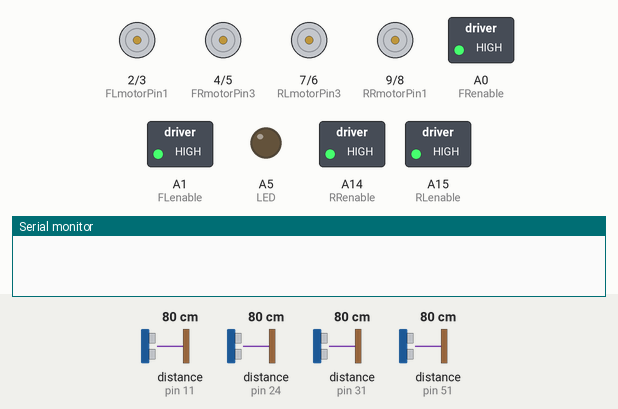
Simulated run of this sketch. Board: Arduino Mega 2560, built with avr-gcc and run on an emulated ATmega2560. Shown: motor-driver pin pairs drawn as motors (green arrow = first pin HIGH = forward, orange = second pin HIGH = backward, longer = more drive), switched loads named in the sketch (green lamp = pin HIGH), output pins drawn as LEDs (lit = HIGH), the last lines printed to the serial monitor. The inputs (shaded band) are chosen by the test bench; at power-on: distance to the obstacle (sensors on pin 31, pin 11, pin 24, pin 51) 80 cm. The echo pulse lasts 58.3 µs per cm; pins used as bus, display or sensor lines are not drawn.

Above: at 13.2 s.
13.3 s: distance to the obstacle (sensor on pin 31) set to 34 cm
16.0 s: distance to the obstacle (sensor on pin 31) set to 27 cm
At 16.4 s:
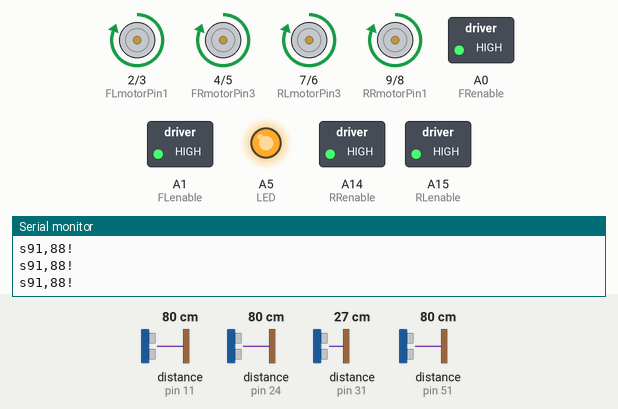
17.6 s: distance to the obstacle (sensor on pin 31) set to 35 cm
At 18.8 s:
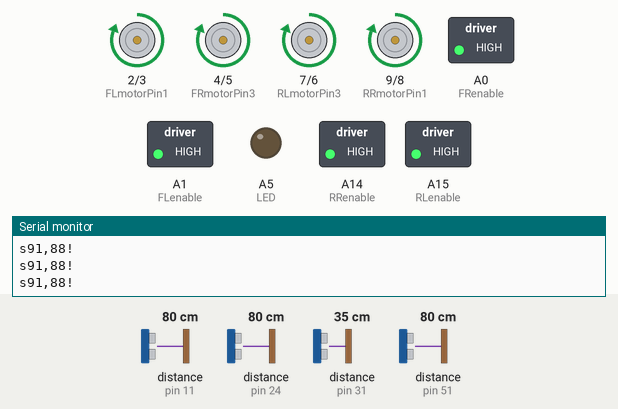
19.1 s: distance to the obstacle (sensor on pin 11) set to 19 cm
20.6 s: distance to the obstacle (sensor on pin 11) set to 15 cm
At 21.5 s:
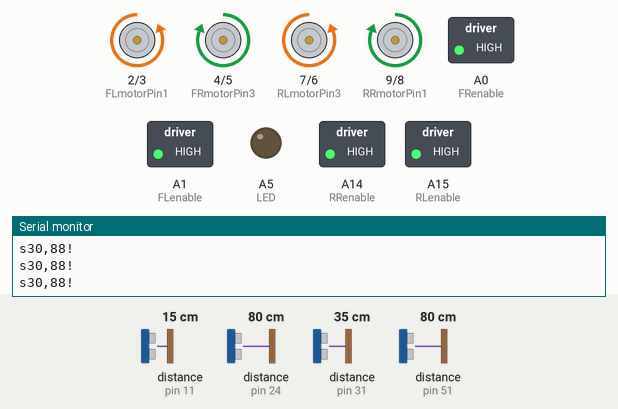
23.7 s: distance to the obstacle (sensor on pin 11) set to 18 cm
At 25.3 s:
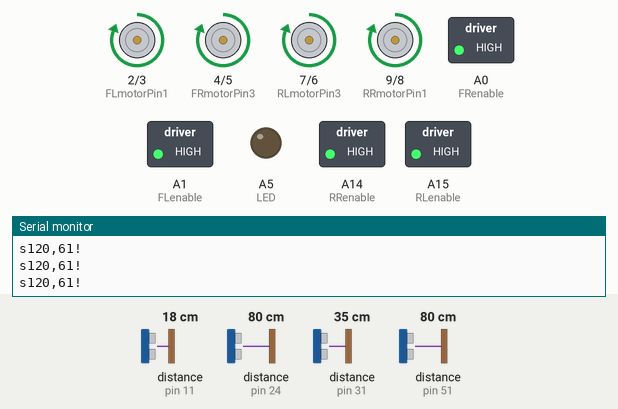
Timing chart, 0 to 26.8 s (numbered marks = the images above; inputs shaded):
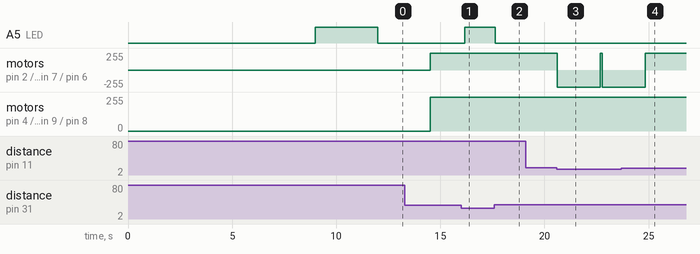

The sketch:

BlueTooth_Scanning.ino
```cpp
const int LED = A5;

const int FLenable = A1;
const int FRenable = A0;
const int RLenable = A15;
const int RRenable = A14;

// Front Left Motor
const int FLmotorPin1  = 2;  // Pin 14 of L293
const int FLmotorPin2  = 3;  // Pin 10 of L293
// Front Right Motor
const int FRmotorPin3  = 4; // Pin  7 of L293
const int FRmotorPin4  = 5;  // Pin  2 of L293
// Rear Left Motor
const int RLmotorPin3 = 7;
const int RLmotorPin4 = 6;
// Rear Right Motor
const int RRmotorPin1 = 9;
const int RRmotorPin2 = 8;

// UltraSonic Sensors
const int FLtrigPin = 53;
const int FLechoPin = 51;
const int FRtrigPin = 12;
const int FRechoPin = 11;
const int LefttrigPin = 33;
const int LeftechoPin = 31;
const int RighttrigPin = 26;
const int RightechoPin = 24;

float duration, distance;
int selfX, selfY, boxX, boxY;;
enum direct {WEST, SOUTH, EAST, NORTH};
direct facing;

float getDistance(int, int);

// Driving Functions
void driveStraight();
void turnLeft();
void powerOff();

// Indication functions
void startLights();
void printSelf();
void sendBox();

void setup(){

  Serial.begin(9600);

  pinMode(FLtrigPin, OUTPUT);
  pinMode(FLechoPin, INPUT);
  pinMode(FRtrigPin, OUTPUT);
  pinMode(FRechoPin, INPUT);
  pinMode(LefttrigPin, OUTPUT);
  pinMode(LeftechoPin, INPUT);
  pinMode(RighttrigPin, OUTPUT);
  pinMode(RightechoPin, INPUT);


    //Set pins as outputs
    pinMode(LED, OUTPUT);
    pinMode(FLenable, OUTPUT);
    pinMode(FRenable, OUTPUT);
    pinMode(RLenable, OUTPUT);
    pinMode(RRenable, OUTPUT);
    pinMode(FLmotorPin1, OUTPUT);   // FL FWD
    pinMode(FLmotorPin2, OUTPUT);
    pinMode(FRmotorPin3, OUTPUT);   // FR FWD
    pinMode(FRmotorPin4, OUTPUT);
    pinMode(RLmotorPin3, OUTPUT);   // RL FWD
    pinMode(RLmotorPin4, OUTPUT);
    pinMode(RRmotorPin1, OUTPUT);   // RR FWD
    pinMode(RRmotorPin2, OUTPUT);

    //enable
    analogWrite(FLenable, 255);
    analogWrite(FRenable, 255);
    analogWrite(RLenable, 255);
    analogWrite(RRenable, 255);

    delay(9000);
    startLights();
    facing = WEST;
}

void loop(){

  int turns = 1;
  int tempX, tempY;
  bool done = false;

  delay(500);
  selfX = ((getDistance(FLtrigPin, FLechoPin) + getDistance(FRtrigPin, FRechoPin)) / 2) + 12;
  selfY = getDistance(RighttrigPin, RightechoPin) + 9;
  delay(2000);

  do{

    // Move Forward
    driveStraight();

    printSelf();
    delay(100);

    if( getDistance(LefttrigPin, LeftechoPin) <= 30){

      sendBox();
      //while(boxX <= 0 || boxY <= 0){
          //sendBox();
        //}

      tempX = boxX;
      tempY = boxY;
      //if(tempX >= 0 && tempY >= 0){
        Serial.print('b');Serial.print(tempX);Serial.print(',');Serial.print(tempY);
        Serial.println('!');
      //}

      while(getDistance(LefttrigPin, LeftechoPin) <= 30){
        printSelf();
        delay(100);
        analogWrite(LED, 150);
      }

      sendBox();
       //while(boxX <= 0 || boxY <= 0){
          //sendBox();
        //}

      if (facing == 0 || facing == 2){
        tempX = boxX;
      }
      else if (facing == 1 || facing == 3) {
        tempY = boxY;
      }
      //if(tempX >= 0 && tempY >= 0){
        Serial.print('b');Serial.print(tempX);Serial.print(',');Serial.print(tempY);
        Serial.println('!');
        analogWrite(LED, 0);
        //}
      }

    if(getDistance(FRtrigPin, FRechoPin) <= 17) {
      // Turn Left
      turnLeft();
      delay(2050);
      turns++;

     if (facing == 3) {    // Update Direction
        facing = (direct)(0);
       }
        else {facing = (direct)(facing + 1);}
    }

  }while(turns<=4);

    // Move Forward
    driveStraight();

    while(!done){
     if( getDistance(LefttrigPin, LeftechoPin) <= 30){

        sendBox();
          //while(boxX <= 0 || boxY <= 0){
              //sendBox();
              //}
         tempX = boxX;
         tempY = boxY;
        //if(tempX >= 0 && tempY >= 0){
         Serial.print('b');Serial.print(tempX);Serial.print(',');Serial.print(tempY);
         Serial.println('!');
      //}

        while(getDistance(LefttrigPin, LeftechoPin) <= 30){
            printSelf();
            delay(800);
            analogWrite(LED, 150);
         }

        sendBox();
        tempX = boxX;
        Serial.print('b');Serial.print(tempX);Serial.print(',');Serial.print(tempY);
        Serial.println('!');
        analogWrite(LED, 0);
        done = true;
     }
    }

    // Power Off
    powerOff();

  printSelf();

  Serial.print("STOP");
  delay(1000);

  exit(0);
}

///////////////////////////////////////////////////////////////////////////////////////////

void startLights() {

  analogWrite(LED, 150);
  delay(1000);          // 3....
  analogWrite(LED, 0);
  analogWrite(LED, 150);
  delay(1000);          // 2....
  analogWrite(LED, 0);
  analogWrite(LED, 150);
  delay(1000);          // 1....
  analogWrite(LED, 0);
}


void driveStraight() {

   digitalWrite(FLmotorPin1, HIGH);
   digitalWrite(FLmotorPin2, LOW);
   digitalWrite(FRmotorPin3, HIGH);
   digitalWrite(FRmotorPin4, LOW);
   digitalWrite(RLmotorPin3, HIGH);
   digitalWrite(RLmotorPin4, LOW);
   digitalWrite(RRmotorPin1, HIGH);
   digitalWrite(RRmotorPin2, LOW);
}

void turnLeft() {

    digitalWrite(FLmotorPin1, LOW);
    digitalWrite(FLmotorPin2, HIGH);
    digitalWrite(FRmotorPin3, HIGH);
    digitalWrite(FRmotorPin4, LOW);
    digitalWrite(RLmotorPin3, LOW);
    digitalWrite(RLmotorPin4, HIGH);
    digitalWrite(RRmotorPin1, HIGH);
    digitalWrite(RRmotorPin2, LOW);
}

void powerOff() {

    digitalWrite(FLmotorPin1, LOW);
    digitalWrite(FLmotorPin2, LOW);
    digitalWrite(FRmotorPin3, LOW);
    digitalWrite(FRmotorPin4, LOW);
    digitalWrite(RLmotorPin3, LOW);
    digitalWrite(RLmotorPin4, LOW);
    digitalWrite(RRmotorPin1, LOW);
    digitalWrite(RRmotorPin2, LOW);
}

void printSelf() {

  if(facing == 0){
    selfX = (getDistance(FRtrigPin, FRechoPin)) + 12;
    selfY = getDistance(RighttrigPin, RightechoPin) + 9;
  }
  else if(facing == 1) {
    selfX = getDistance(RighttrigPin, RightechoPin) + 9;
    selfY = (150 - (getDistance(FRtrigPin, FRechoPin)) - 12);
  }
  else if(facing == 2) {
    selfX = (150 - ( + getDistance(FRtrigPin, FRechoPin)) - 12);
    selfY = (150 - getDistance(RighttrigPin, RightechoPin) - 9);
  }
  else if (facing == 3) {
    selfX = (150 - getDistance(RighttrigPin, RightechoPin) - 9);
    selfY = (getDistance(FRtrigPin, FRechoPin)) + 12;
  }
  //if(selfX >= 0 && selfX <= 150 && selfY >= 0 && selfY <= 150){
    Serial.print('s');Serial.print(selfX);Serial.print(','); Serial.print(selfY);
    Serial.print('!');
    Serial.println();
  //}
}

void sendBox(){

  if(facing == 0) {
    boxX = selfX;
    boxY = selfY + 10 + getDistance(LefttrigPin, LeftechoPin);
  }
  else if(facing == 1) {
    boxX = selfX + 10 + getDistance(LefttrigPin, LeftechoPin);
    boxY = selfY;
  }
  else if(facing == 2) {
    boxX = selfX;
    boxY = selfY - 10 - getDistance(LefttrigPin, LeftechoPin);
  }
  else if (facing == 3) {
    boxX = selfX - 10 - getDistance(LefttrigPin, LeftechoPin);
    boxY = selfY;
  }

}

float getDistance(int trigPin, int echoPin) {
  digitalWrite(trigPin, LOW);
  delayMicroseconds(2);
  digitalWrite(trigPin, HIGH);
  delayMicroseconds(10);
  digitalWrite(trigPin, LOW);

  duration = pulseIn(echoPin, HIGH);
  distance = (duration*.0343)/2;

  return distance;

}
```

Measured:
- the behaviour switches between 31 and 30 cm on distance to the obstacle (sensor on pin 31) (found by bisection; images 0 and 1)
- the behaviour switches between 18 and 17 cm on distance to the obstacle (sensor on pin 11) (found by bisection; images 2 and 3)
- after the input at 16.0 s, A5 (LED): LOW → HIGH after 0.16 s
- after the input at 17.6 s, A5 (LED): HIGH → LOW at once
- after the input at 20.6 s, motor on pin 2 (FLmotorPin1) / pin 3 (FLmotorPin2), motor on pin 7 (RLmotorPin3) / pin 6 (RLmotorPin4): forward 255/255 → backward 255/255 at once, → forward 255/255 2.1 s later, → backward 255/255 0.11 s later
- after the input at 23.7 s, motor on pin 2 (FLmotorPin1) / pin 3 (FLmotorPin2), motor on pin 7 (RLmotorPin3) / pin 6 (RLmotorPin4): goes on until 24.8 s, then stays forward 255/255
